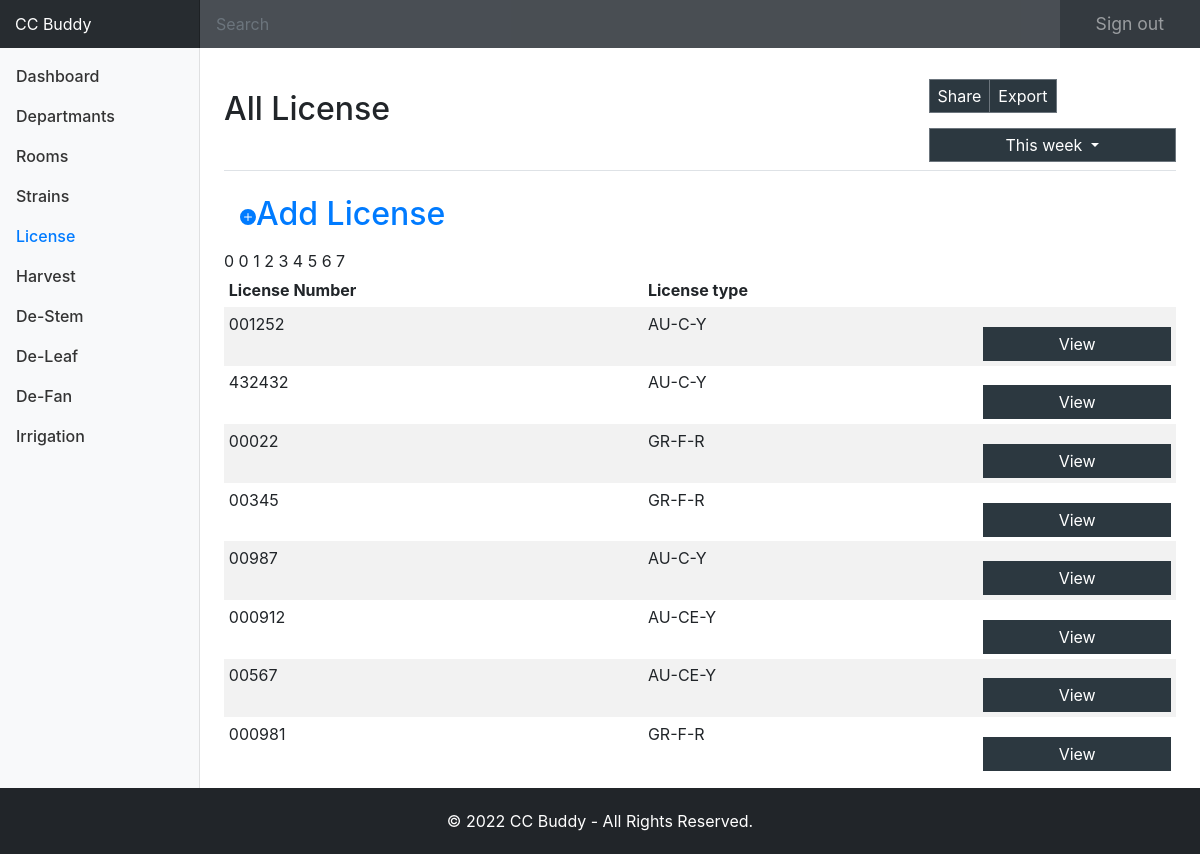
/all_licenses.php, run on the app's committed database.
### tables this page shows
CREATE TABLE `license` (
  `id` int(11) NOT NULL,
  `license` varchar(1000) DEFAULT NULL,
  `license_type` varchar(255) DEFAULT NULL
);

### app/classes/class.Database.php (called while the page is built, shortened)
<?php
class Database
{
    public $server = 'localhost';
    public $username = 'root';
    public $password = 'Azsxdcfvgb1';
    public $dbname = 'ccbuddy';
    public function db_connect()
    {
        $mysqli = new mysqli($this->server, $this->username, $this->password, $this->dbname);
        return $mysqli;
    }
}
?>

### app/classes/class.License.php (called while the page is built, shortened)
<?php
class License {
    public static function getAllLicense(){
        global $database;
        $sql = "SELECT * FROM license ";
        $result = mysqli_query($database->db_connect(), $sql);
        return $result;
    }
}

### app/initialize.php (called while the page is built, shortened)
<?php
	require_once('classes/class.Database.php');
    $companyName = "CC Buddy";
    $database = new Database();
?>

### all_licenses.php (the view, shortened to what this page needs)
<?php require_once('app/initialize.php');
$pageTitle = 'All License';
$license = new License();
$allLicenses = $license->getAllLicense();
include('app/includes/layout/header.php');
?>
<div class="container-fluid">
  <div class="row">
    <nav class="col-md-2 d-none d-md-block bg-light sidebar">
      <div class="sidebar-sticky">
        <ul class="nav flex-column">
          <li class="nav-item">
            <a class="nav-link" href="index.php">
              Dashboard
            </a>
          </li>
          <li class="nav-item">
            <a class="nav-link" href="departments.php">
              Departmants
            </a>
          </li>
          <li class="nav-item">
            <a class="nav-link" href="all_rooms.php">
              Rooms
            </a>
          </li>
          <li class="nav-item">
            <a class="nav-link" href="all_strains.php">
              Strains
            </a>
          </li>
          <li class="nav-item">
            <a class="nav-link active" href="all_licenses.php">
              License<span class="sr-only">(current)</span>
            </a>
          </li>
          <li class="nav-item">
            <a class="nav-link" href="all_harvest.php">
              Harvest
            </a>
          </li>
          <li class="nav-item">
            <a class="nav-link" href="all_destem.php">
              De-Stem
            </a>
          </li>
          <li class="nav-item">
            <a class="nav-link" href="#">
              De-Leaf
            </a>
          </li>
          <li class="nav-item">
            <a class="nav-link" href="#">
              De-Fan
            </a>
          </li>
          <li class="nav-item">
            <a class="nav-link" href="#">
              Irrigation
            </a>
          </li>
        </ul>
      </div>
    </nav>
    <main role="main" class="col-md-9 ml-sm-auto col-lg-10 px-4 clearfooter">
      <div class="d-flex justify-content-between flex-wrap flex-md-nowrap align-items-center pt-3 pb-2 mb-3 border-bottom">
        <h1 class="h2"><?= $pageTitle; ?></h1>
        <div class="btn-toolbar mb-2 mb-md-0">
          <div class="btn-group mr-2">
            <button type="button" class="btn btn-sm btn-outline-secondary">Share</button>
            <button type="button" class="btn btn-sm btn-outline-secondary">Export</button>
          </div>
          <button type="button" class="btn btn-sm btn-outline-secondary dropdown-toggle">
            This week
          </button>
        </div>
      </div>
      <h2><a class="nav-link" href="add-license.php"><svg xmlns="http://www.w3.org/2000/svg" width="16" height="16" fill="currentColor" class="bi bi-plus-circle-fill" viewBox="0 0 16 16">
<path d="M16 8A8 8 0 1 1 0 8a8 8 0 0 1 16 0zM8.5 4.5a.5.5 0 0 0-1 0v3h-3a.5.5 0 0 0 0 1h3v3a.5.5 0 0 0 1 0v-3h3a.5.5 0 0 0 0-1h-3v-3z"></path>
</svg>Add License</a></h2>
      <div class="table-responsive">
        <table class="table table-striped table-sm">
          <thead>
            <tr>
              <th>License Number</th>
              <th>License type</th>
            </tr>
          </thead>
          <tbody>
            <?=
                $licenseCount = 0;
                foreach ($allLicenses as $license):
            ?>
            <tr>
              <td><?= $license['license']; ?></td>
              <td><?= $license['license_type']; ?></td>
              <td><a href="license.php?id=<?= $license['id']; ?>" class="btn btn-default btn-sm
                ">View</a>
            </tr>
            <?=
                $licenseCount++; endforeach;
            ?>
          </tbody>
        </table>
      </div>
    </main>
  </div>
</div>
</body>
<?php include('app/includes/layout/footer.php'); ?>

### app/includes/layout/header.php (shortened to what this page needs)
<!DOCTYPE html>
<html lang="en">
  <head>
    <?php include('app/includes/css.php');?>
</head>
    <link href="/assets/css/dashboard.css" rel="stylesheet">
  </head>
  <body>
    <nav class="navbar navbar-dark fixed-top bg-dark flex-md-nowrap p-0 shadow">
  <a class="navbar-brand col-sm-3 col-md-2 mr-0" href="index.php">CC Buddy</a>
  <input class="form-control form-control-dark w-100" type="text" placeholder="Search" aria-label="Search">
  <ul class="navbar-nav px-3">
    <li class="nav-item text-nowrap">
      <a class="nav-link" href="#">Sign out</a>
    </li>
  </ul>
</nav>

### app/includes/css.php (shortened to what this page needs)
    <link rel="stylesheet" href="https://use.fontawesome.com/releases/v5.5.0/css/all.css">
    <link href="assets/css/style.min.css" rel="stylesheet">
<link href="assets/css/dashboard.css" rel=stylesheet">

### app/includes/layout/footer.php (shortened to what this page needs)
<?php global $companyName; ?>
<footer class="footer">
    <div class="container">
        <div class="row">
            <div class="col-12 copyright">
                <p>&copy; <?= date('Y'); ?> <?= $companyName; ?> - All Rights Reserved.</p>
            </div>
        </div>
    </div>
</footer>
</body>
</html>

### assets/css/dashboard.css (style rules this page uses)
body { font-size: .875rem; }
.sidebar { position: fixed; top: 0; bottom: 0; left: 0; z-index: 100; padding: 48px 0 0; box-shadow: inset -1px 0 0 rgba(0, 0, 0, .1); }
.sidebar-sticky { position: relative; top: 0; height: calc(100vh - 48px); padding-top: .5rem; overflow-x: hidden; overflow-y: auto; }
.sidebar .nav-link { font-weight: 500; color: #333; }
.sidebar .nav-link.active { color: #007bff; }
[role="main"] { padding-top: 133px; }
@media (min-width: 768px) { [role="main"] { padding-top: 48px; } }
.clearfooter { padding-bottom: 62px; }
.navbar-brand { padding-top: .75rem; padding-bottom: .75rem; font-size: 1rem; background-color: rgba(0, 0, 0, .25); box-shadow: inset -1px 0 0 rgba(0, 0, 0, .25); }
.navbar .form-control { padding: .75rem 1rem; border-width: 0; border-radius: 0; }
.form-control-dark { color: #fff; background-color: rgba(255, 255, 255, .1); border-color: rgba(255, 255, 255, .1); }
footer.footer { padding: 21px 0; background-color: #212529; position: fixed; color: #fff; bottom: 0; width: 100%; z-index: 99999; }

### data on the page
license: license "001252", license_type "AU-C-Y"
license: license "432432", license_type "AU-C-Y"
license: license "00022", license_type "GR-F-R"
license: license "00345", license_type "GR-F-R"
license: license "00987", license_type "AU-C-Y"
license: license "000912", license_type "AU-CE-Y"
license: license "00567", license_type "AU-CE-Y"
license: license "000981", license_type "GR-F-R"

### other printed values
$pageTitle "All License"
$companyName "CC Buddy"
